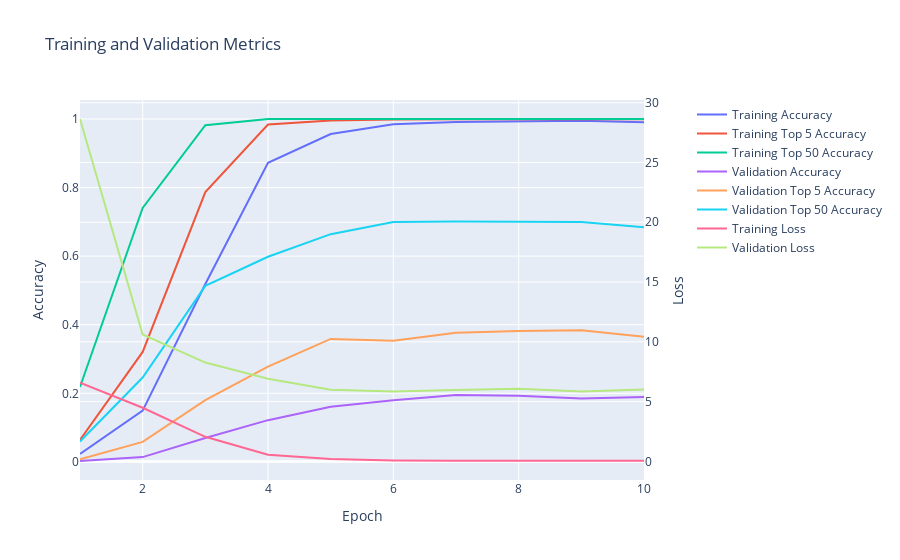

Source (notebook cell):
### Code cell
softmax_similarity_model.display_training_history()

### Figure 1 — Plotly figure (JSON) as saved in the notebook; plotly's stock layout.template omitted (floating-point values rounded to 4 significant figures)
{"data": [{"mode": "lines", "name": "Training Accuracy", "type": "scatter", "x": [1, 2, 3, 4, 5, 6, 7, 8, 9, 10], "xaxis": "x", "y": [0.02343, 0.1494, 0.5188, 0.8724, 0.9563, 0.9848, 0.9915, 0.9924, 0.9946, 0.9908, 0.9924], "yaxis": "y"}, {"mode": "lines", "name": "Training Top 5 Accuracy", "type": "scatter", "x": [1, 2, 3, 4, 5, 6, 7, 8, 9, 10], "xaxis": "x", "y": [0.06394, 0.3207, 0.787, 0.9839, 0.9956, 0.9987, 0.9994, 0.9991, 1.0, 0.9991, 0.9991], "yaxis": "y"}, {"mode": "lines", "name": "Training Top 50 Accuracy", "type": "scatter", "x": [1, 2, 3, 4, 5, 6, 7, 8, 9, 10], "xaxis": "x", "y": [0.2184, 0.7407, 0.982, 1.0, 0.9997, 1.0, 1.0, 1.0, 1.0, 1.0, 0.9994], "yaxis": "y"}, {"mode": "lines", "name": "Validation Accuracy", "type": "scatter", "x": [1, 2, 3, 4, 5, 6, 7, 8, 9, 10], "xaxis": "x", "y": [0.002535, 0.01394, 0.06971, 0.1217, 0.161, 0.18, 0.1952, 0.1926, 0.185, 0.1888, 0.1901], "yaxis": "y"}, {"mode": "lines", "name": "Validation Top 5 Accuracy", "type": "scatter", "x": [1, 2, 3, 4, 5, 6, 7, 8, 9, 10], "xaxis": "x", "y": [0.007605, 0.0583, 0.18, 0.2776, 0.3587, 0.3536, 0.3764, 0.3815, 0.384, 0.365, 0.3815], "yaxis": "y"}, {"mode": "lines", "name": "Validation Top 50 Accuracy", "type": "scatter", "x": [1, 2, 3, 4, 5, 6, 7, 8, 9, 10], "xaxis": "x", "y": [0.05957, 0.2459, 0.5133, 0.5982, 0.6641, 0.6996, 0.7009, 0.7009, 0.6996, 0.6844, 0.7009], "yaxis": "y"}, {"mode": "lines", "name": "Training Loss", "type": "scatter", "x": [1, 2, 3, 4, 5, 6, 7, 8, 9, 10], "xaxis": "x", "y": [6.579, 4.486, 2.053, 0.557, 0.1988, 0.0801, 0.05695, 0.04103, 0.02934, 0.0418, 0.0453], "yaxis": "y2"}, {"mode": "lines", "name": "Validation Loss", "type": "scatter", "x": [1, 2, 3, 4, 5, 6, 7, 8, 9, 10], "xaxis": "x", "y": [28.64, 10.62, 8.264, 6.908, 5.984, 5.846, 5.96, 6.074, 5.853, 6.006, 6.227], "yaxis": "y2"}], "layout": {"title": {"text": "Training and Validation Metrics"}, "xaxis": {"anchor": "y", "domain": [0.0, 0.94], "title": {"text": "Epoch"}}, "yaxis": {"anchor": "x", "domain": [0.0, 1.0], "title": {"text": "Accuracy"}}, "yaxis2": {"anchor": "x", "overlaying": "y", "side": "right", "title": {"text": "Loss"}}}}
